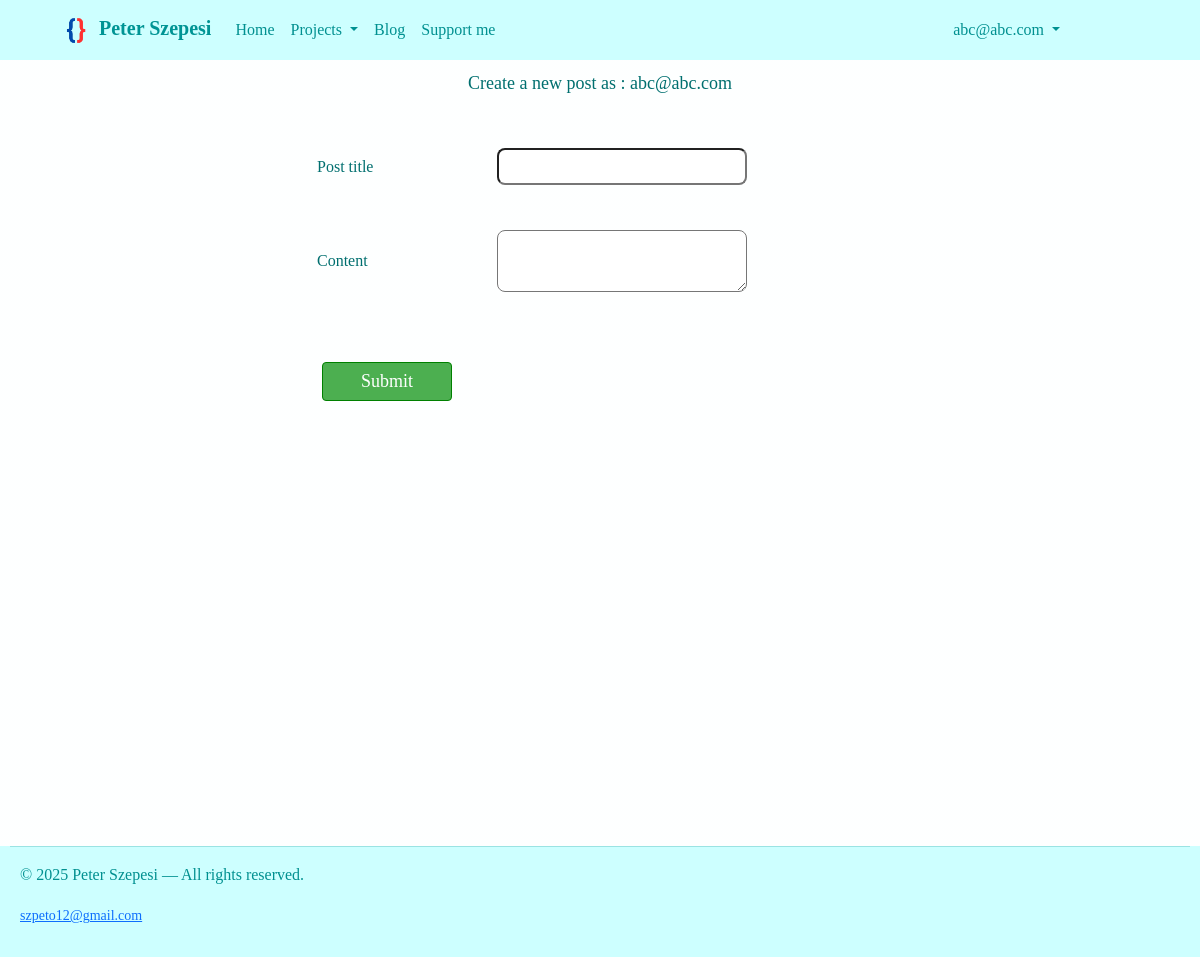
The page /insert-post (signed in) on the database as committed earlier.
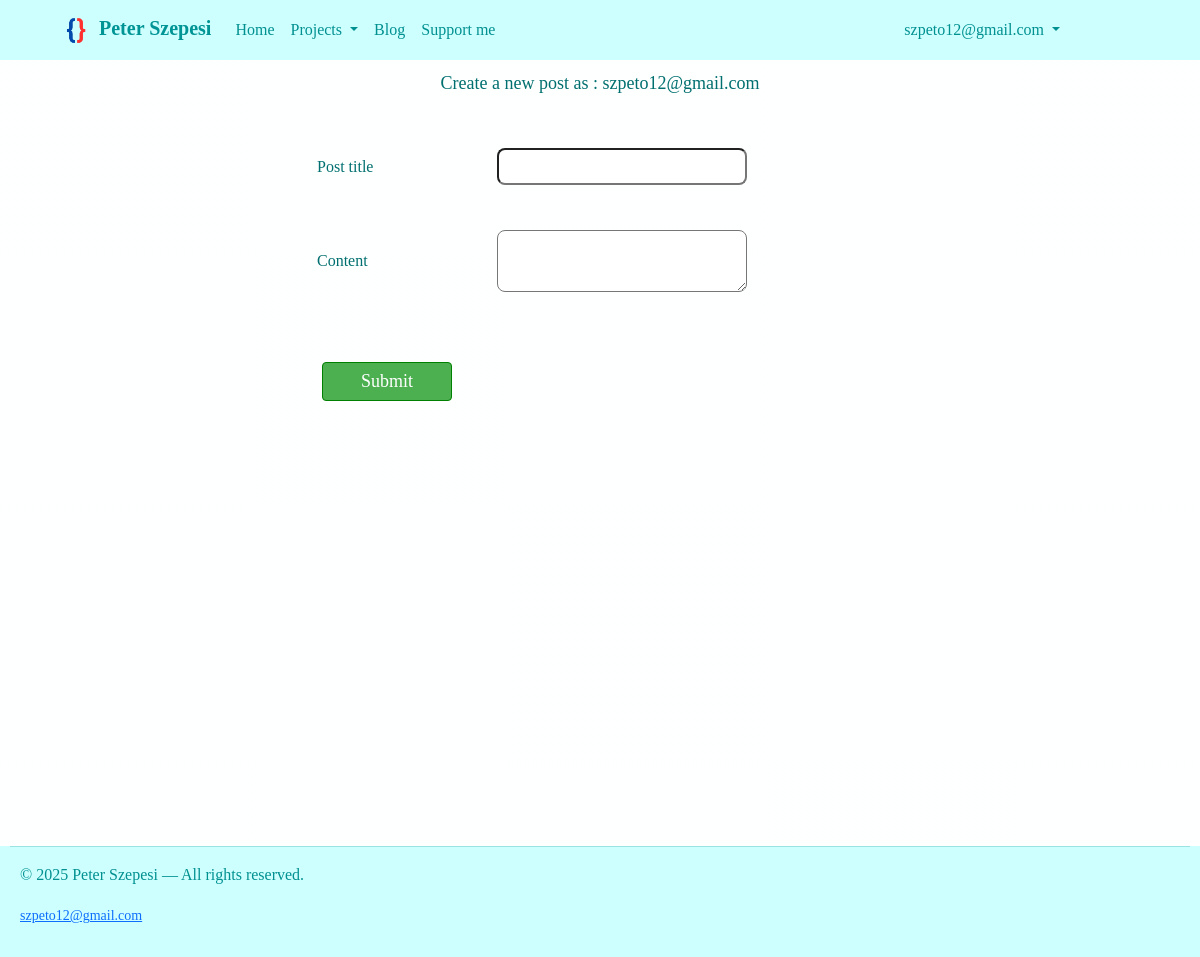
The same page on the database as committed later.
### website/db_models.py (models this page shows, shortened)
class User(db.Model, UserMixin):
    id = db.Column(db.Integer, primary_key=True, autoincrement=True)
    email_username = db.Column(db.String(50), nullable=False, unique=True)
    password = db.Column(db.String(60), nullable=False)
    image_file = db.Column(db.String(20), nullable=False, default="Default - user.jpg")
    posts = db.relationship("Post", backref="user", lazy=True)

### website/blog/routes.py (the view, shortened to what this page needs)
@blog_bp.route("/insert-post", methods=["GET", "POST"])
@login_required
def insert_post():
    form = PostForm()
    return render_template("insert-post.html", title="Insert post", current_user=current_user,
                           form=form)

### website/blog/validators.py
class PostForm(FlaskForm):
    post_title = StringField("Post title", validators=[DataRequired()])
    post_content = TextAreaField("Content", validators=[DataRequired()])
    submit = SubmitField("Submit")

### website/db_models.py (called while the page is built)
@login_manager.user_loader
def load_user(user_id):
    return db.session.get(User, int(user_id))

### website/templates/insert-post.html (shortened to what this page needs)
{% extends "base.html" %}
{% block body %}
    <div class="base-container">
        <form method="POST" action="{{ url_for('blog_bp.insert_post') }}">
            <div class="base-container-centered-content">
                <p style="font-size: 18px;">Create a new post as : {{ current_user.email_username }}</p>
            </div>
            <div class="register-grid">
                {{ form.post_title.label(class="form-label") }}
                {{ form.post_title(class="form-input") }}
                {{ form.post_content.label(class="form-label") }}
                {{ form.post_content(class="form-input") }}
                {{ form.submit(class="form-button") }}
            </div>
        </form>
    </div>
{% endblock %}

### website/templates/base.html (shortened to what this page needs)
<!DOCTYPE html>
<html lang="en">
  <head>
      <link href="https://cdn.jsdelivr.net/npm/bootstrap@5.3.6/dist/css/bootstrap.min.css"
            rel="stylesheet"
>
      <link rel="stylesheet" href="{{url_for('static', filename = 'Styles/styles.css')}}">
  </head>
  <body>
    <header>
      <nav class="navbar navbar-expand-lg bg-body-tertiary" data-bs-theme="light">
        <div class="container-fluid">
          <a class="navbar-brand" href="/"><img src="{{ url_for('static', filename='Images/Logo - no background.png') }}"
          width="34">
            Peter Szepesi
          </a>
          <div class="collapse navbar-collapse" id="navbarSupportedContent">
            <ul class="navbar-nav me-auto mb-2 mb-lg-0">
              <li class="nav-item">
                <a class="nav-link active" aria-current="page" href="{{ url_for('main_bp.index') }}">Home</a>
              </li>
              <li class="nav-item dropdown">
                <a class="nav-link dropdown-toggle" href="#" role="button" data-bs-toggle="dropdown" aria-expanded="false">
                  Projects
                </a>
              </li>
              <li class="nav-item">
                <a class="nav-link" href="{{ url_for('blog_bp.blog') }}">Blog</a>
              </li>
              <li class="nav-item">
                <a class="nav-link" href="https://www.paypal.me/szpeto" target="_blank">Support me</a>
              </li>
            </ul>
            {% if current_user.is_authenticated %}
              <ul class="navbar-nav ms-auto mb-2 mb-lg-0">
                <li class="nav-item dropdown">
                  <a class="nav-link dropdown-toggle" href="#" role="button" data-bs-toggle="dropdown" aria-expanded="false">
                    {{ current_user.email_username }}
                  </a>
                </li>
              </ul>
            {% endif %}
          </div>
        </div>
      </nav>
    </header>
    {% block body %}{% endblock %}
    <footer>
      <hr>
      <div class="footer-container">
        <p>© 2025 Peter Szepesi — All rights reserved.</p>
        <small><a href="mailto:szpeto12@gmail.com">szpeto12@gmail.com</a></small>
      </div>
    </footer>
  </body>
</html>

### website/static/Styles/styles.css (style rules this page uses)
*, *::before, *::after { box-sizing: border-box; }
body { background-color: rgb(248, 255, 255); background-image: linear-gradient(rgba(255, 255, 255, 0.8), rgba(255, 255, 255, 0.8)), url(/static/Images/background-image-4.png); background-repeat: no-repeat; background-position-x: center; background-position-y: center; background-attachment: fixed; background-size: cover; font-family: Bahnschrift; color: rgb(111, 111, 111); }
header { position: sticky; top: 0; }
.navbar { background: rgb(205, 255, 255) !important; color: rgb(33, 37, 41) !important; padding: 8px 10% 8px 4% !important; }
.navbar .nav-link { color: rgb(0, 144, 144) !important; }
.navbar-brand { color: rgb(0, 148, 148) !important; font-weight: 600; }
footer { text-align: left; font-family: Bahnschrift; font-weight: 200; color: rgb(0, 144, 144); background: rgb(205, 255, 255) !important; padding: 0px 10px 20px 10px; }
.register-grid { display: grid; grid-template-columns: 150px 1fr; gap: 15px 20px; align-items: center; margin-top: 20px; margin-bottom: 20px; margin-left: 20%; text-align: left; }
.base-container { margin: 10px 10% 10px 10%; font-family: Bahnschrift; color: rgb(0, 111, 111); font-size: 18px; min-height: 95vh; }
.base-container-centered-content { display: flex; flex-direction: column; margin: 10px auto; font-family: Bahnschrift; color: rgb(0, 111, 111); font-size: 18px; padding: 10px auto; align-items: center; justify-content: center; }
.footer-container { margin: 4px 10px 10px 10px; }
.form-button { padding: 5px 10px; background-color: rgb(76, 175, 80); border: 1px solid green; color: white; text-decoration: none; border-radius: 4px; cursor: pointer; margin: 40px 10px 10px 10px; }
input[type="text"] { font-size: 14px; border-radius: 8px; padding: 6px 12px; width: 250px; max-width: 300px; min-width: 80px; margin: 15px; }
.form-input { font-size: 16px; font-weight: 300; border-radius: 8px; padding: 6px 12px; width: 250px; max-width: 300px; min-width: 80px; margin: 15px; }
.form-label { font-size: 16px; font-weight: 300; margin: auto 5px; }

Rows that differ between the two databases and show on the page:
changed User: email_username "abc@abc.com" → "szpeto12@gmail.com"
